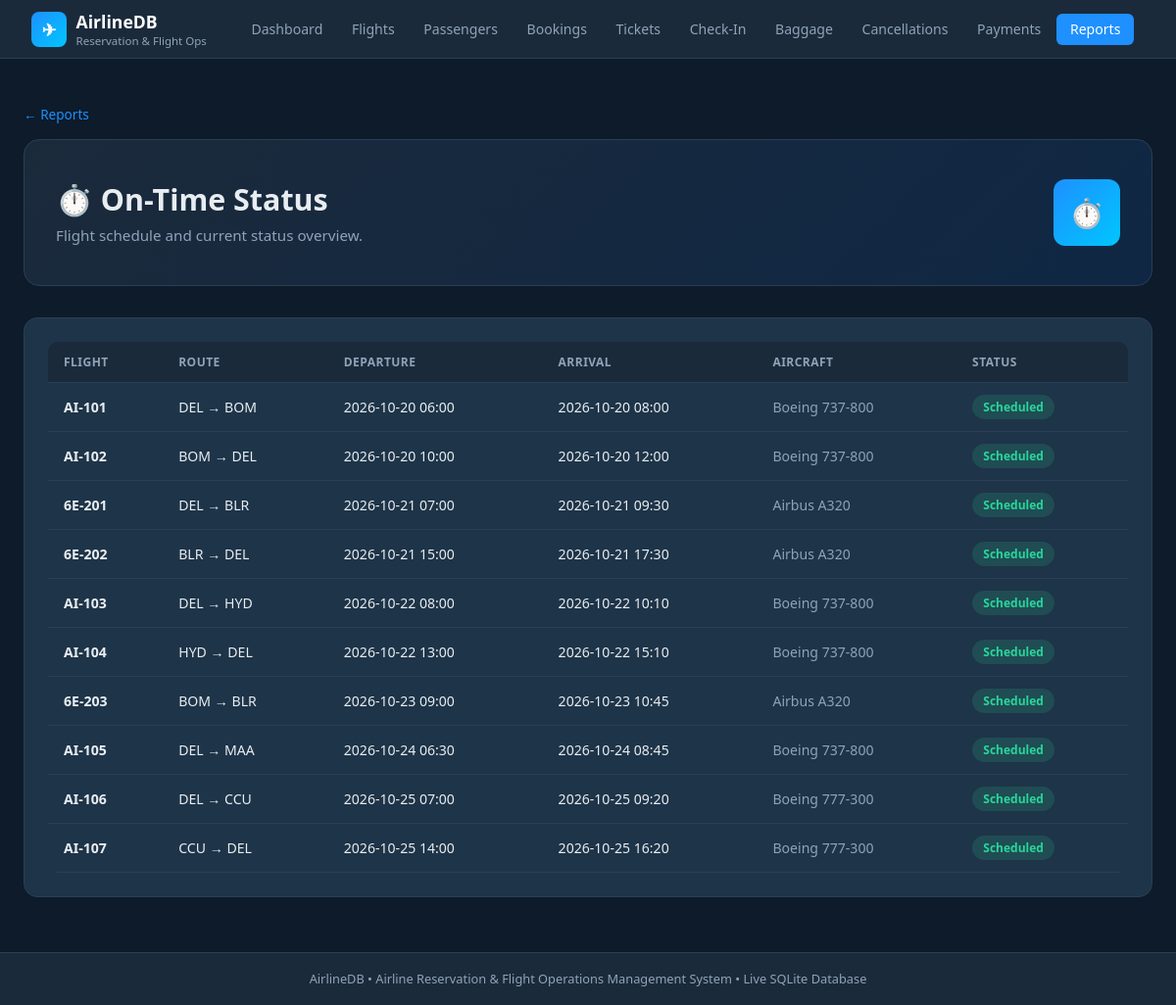
/reports/ontime, run on the app's committed database.
### tables this page shows
CREATE TABLE flights (
    flight_id        TEXT PRIMARY KEY,      -- e.g. AI-101
    route_id         INTEGER NOT NULL REFERENCES routes(route_id),
    aircraft_id      TEXT NOT NULL REFERENCES aircraft(aircraft_id),
    departure_time   TEXT NOT NULL,         -- ISO-8601 datetime
    arrival_time     TEXT NOT NULL,
    base_fare        REAL NOT NULL CHECK (base_fare >= 0),
    status           TEXT NOT NULL DEFAULT 'Scheduled'
                     CHECK (status IN ('Scheduled','Delayed','Cancelled','Completed')),
    CHECK (arrival_time > departure_time)
);

CREATE TABLE aircraft (
    aircraft_id    TEXT PRIMARY KEY,        -- tail number e.g. VT-ANK
    model          TEXT NOT NULL,
    total_capacity INTEGER NOT NULL CHECK (total_capacity > 0),
    airline_name   TEXT NOT NULL DEFAULT 'AirIndia'
);

### app/routes/reports.py (the view)
@reports_bp.route("/ontime")
def ontime():
    rows = query("""
        SELECT f.flight_id, r.origin_airport||' → '||r.dest_airport AS route,
               f.departure_time, f.arrival_time, f.status, a.model AS aircraft
        FROM flights f
        JOIN routes r ON f.route_id=r.route_id
        JOIN aircraft a ON a.aircraft_id=f.aircraft_id
        ORDER BY f.departure_time
    """)
    on_time  = sum(1 for r in rows if r["status"]=="Scheduled" or r["status"]=="Completed")
    return render_template("reports/ontime.html", rows=rows, on_time=on_time)

### app/db.py (called while the page is built)
def get_db():
    os.makedirs(os.path.dirname(DB_PATH), exist_ok=True)
    conn = sqlite3.connect(DB_PATH)
    conn.execute("PRAGMA foreign_keys = ON")
    conn.row_factory = sqlite3.Row
    return conn

def query(sql, params=(), one=False):
    conn = get_db()
    cur  = conn.execute(sql, params)
    rows = cur.fetchone() if one else cur.fetchall()
    conn.close()
    return rows

### templates/reports/ontime.html (shortened to what this page needs)
{% extends "base.html" %}
{% block content %}
<a href="{{ url_for('reports.index') }}" class="back-link">← Reports</a>
<div class="page-hero"><div><h1>⏱️ On-Time Status</h1><p>Flight schedule and current status overview.</p></div><div class="hero-badge">⏱️</div></div>
<div class="card">
  <div class="table-wrap">
    <table>
      <thead><tr><th>Flight</th><th>Route</th><th>Departure</th><th>Arrival</th><th>Aircraft</th><th>Status</th></tr></thead>
      <tbody>
      {% for r in rows %}
        <tr>
          <td><strong>{{ r.flight_id }}</strong></td>
          <td>{{ r.route }}</td>
          <td>{{ r.departure_time[:16].replace('T',' ') }}</td>
          <td>{{ r.arrival_time[:16].replace('T',' ') }}</td>
          <td style="color:var(--muted)">{{ r.aircraft }}</td>
          <td>
            {% if r.status=='Scheduled'  %}<span class="badge badge-success">{{ r.status }}</span>
            {% elif r.status=='Delayed'  %}<span class="badge badge-warning">{{ r.status }}</span>
            {% elif r.status=='Cancelled'%}<span class="badge badge-danger">{{ r.status }}</span>
            {% else %}<span class="badge badge-muted">{{ r.status }}</span>{% endif %}
          </td>
        </tr>
      {% endfor %}
      </tbody>
    </table>
  </div>
</div>
{% endblock %}

### static/css/style.css (style rules this page uses)
:root { --navy: #0d1b2a; --dark: #1b2a3b; --card: #1e3448; --accent: #1e90ff; --accent2: #00c6ff; --success: #28d79a; --warning: #f5a623; --danger: #e94560; --text: #e8edf2; --muted: #8fa3b8; --border: #2a3f55; --white: #ffffff; }
* { box-sizing: border-box; margin: 0; padding: 0; }
body { font-family: 'Segoe UI', system-ui, sans-serif; background: var(--navy); color: var(--text); min-height: 100vh; display: flex; flex-direction: column; }
.page-hero { background: linear-gradient(135deg, var(--dark) 0%, #0f2744 100%); border-radius: 16px; padding: 2.5rem 2rem; margin-bottom: 2rem; border: 1px solid var(--border); display: flex; justify-content: space-between; align-items: center; gap: 1rem; }
.page-hero h1 { font-size: 1.9rem; font-weight: 700; }
.page-hero p { color: var(--muted); margin-top: .4rem; font-size: .95rem; }
.hero-badge { background: linear-gradient(135deg, var(--accent), var(--accent2)); border-radius: 12px; width: 68px; height: 68px; display: flex; align-items: center; justify-content: center; font-size: 1.8rem; flex-shrink: 0; }
.card { background: var(--card); border: 1px solid var(--border); border-radius: 14px; padding: 1.5rem; margin-bottom: 1.5rem; }
.table-wrap { overflow-x: auto; border-radius: 10px; }
table { width: 100%; border-collapse: collapse; font-size: .88rem; }
thead th { background: var(--dark); color: var(--muted); padding: .75rem 1rem; text-align: left; font-weight: 600; text-transform: uppercase; font-size: .75rem; letter-spacing: .04em; border-bottom: 1px solid var(--border); }
tbody tr { border-bottom: 1px solid var(--border); transition: background .15s; }
tbody td { padding: .75rem 1rem; vertical-align: middle; }
.badge { display: inline-flex; align-items: center; padding: .25rem .7rem; border-radius: 20px; font-size: .75rem; font-weight: 600; }
.badge-success { background: rgba(40,215,154,.15); color: var(--success); }
.back-link { color: var(--accent); text-decoration: none; font-size: .85rem; display: inline-flex; align-items: center; gap: .3rem; margin-bottom: 1rem; }

### data on the page
flights: flight_id "AI-101", route "DEL → BOM", departure_time "2026-10-20 06:00", arrival_time "2026-10-20 08:00", aircraft "Boeing 737-800", status "Scheduled"
flights: flight_id "AI-102", route "BOM → DEL", departure_time "2026-10-20 10:00", arrival_time "2026-10-20 12:00", aircraft "Boeing 737-800", status "Scheduled"
flights: flight_id "6E-201", route "DEL → BLR", departure_time "2026-10-21 07:00", arrival_time "2026-10-21 09:30", aircraft "Airbus A320", status "Scheduled"
flights: flight_id "6E-202", route "BLR → DEL", departure_time "2026-10-21 15:00", arrival_time "2026-10-21 17:30", aircraft "Airbus A320", status "Scheduled"
flights: flight_id "AI-103", route "DEL → HYD", departure_time "2026-10-22 08:00", arrival_time "2026-10-22 10:10", aircraft "Boeing 737-800", status "Scheduled"
flights: flight_id "AI-104", route "HYD → DEL", departure_time "2026-10-22 13:00", arrival_time "2026-10-22 15:10", aircraft "Boeing 737-800", status "Scheduled"
flights: flight_id "6E-203", route "BOM → BLR", departure_time "2026-10-23 09:00", arrival_time "2026-10-23 10:45", aircraft "Airbus A320", status "Scheduled"
flights: flight_id "AI-105", route "DEL → MAA", departure_time "2026-10-24 06:30", arrival_time "2026-10-24 08:45", aircraft "Boeing 737-800", status "Scheduled"
flights: flight_id "AI-106", route "DEL → CCU", departure_time "2026-10-25 07:00", arrival_time "2026-10-25 09:20", aircraft "Boeing 777-300", status "Scheduled"
flights: flight_id "AI-107", route "CCU → DEL", departure_time "2026-10-25 14:00", arrival_time "2026-10-25 16:20", aircraft "Boeing 777-300", status "Scheduled"
